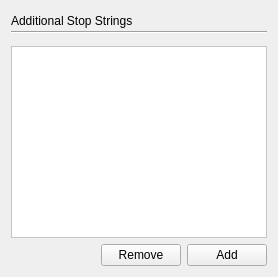
     <widget class="QWidget" name="tab_3">
      <attribute name="title">
       <string>Stopstrings</string>
      </attribute>
      <layout class="QGridLayout" name="gridLayout_5">
       <item row="0" column="0">
        <layout class="QVBoxLayout" name="verticalLayout_5">
         <item>
          <layout class="QVBoxLayout" name="verticalLayout_6">
           <property name="spacing">
            <number>0</number>
           </property>
           <property name="bottomMargin">
            <number>6</number>
           </property>
           <item>
            <layout class="QHBoxLayout" name="horizontalLayout_8">
             <property name="spacing">
              <number>0</number>
             </property>
             <item>
              <widget class="QLabel" name="label_5">
               <property name="text">
                <string>Additional Stop Strings</string>
               </property>
              </widget>
             </item>
             <item>
              <spacer name="horizontalSpacer_6">
               <property name="orientation">
                <enum>Qt::Horizontal</enum>
               </property>
               <property name="sizeHint" stdset="0">
                <size>
                 <width>40</width>
                 <height>20</height>
                </size>
               </property>
              </spacer>
             </item>
            </layout>
           </item>
           <item>
            <widget class="Line" name="line_3">
             <property name="sizePolicy">
              <sizepolicy hsizetype="Expanding" vsizetype="Fixed">
               <horstretch>0</horstretch>
               <verstretch>0</verstretch>
              </sizepolicy>
             </property>
             <property name="minimumSize">
              <size>
               <width>40</width>
               <height>0</height>
              </size>
             </property>
             <property name="maximumSize">
              <size>
               <width>600</width>
               <height>16777215</height>
              </size>
             </property>
             <property name="orientation">
              <enum>Qt::Horizontal</enum>
             </property>
            </widget>
           </item>
          </layout>
         </item>
         <item>
          <widget class="QListWidget" name="listWidgetLightRAG_2">
           <property name="styleSheet">
            <string notr="true">background-color: rgb(255, 255, 255);
alternate-background-color: rgb(207, 207, 207);</string>
           </property>
           <property name="alternatingRowColors">
            <bool>true</bool>
           </property>
          </widget>
         </item>
         <item>
          <layout class="QHBoxLayout" name="horizontalLayout_9">
           <item>
            <spacer name="horizontalSpacer_7">
             <property name="orientation">
              <enum>Qt::Horizontal</enum>
             </property>
             <property name="sizeHint" stdset="0">
              <size>
               <width>40</width>
               <height>20</height>
              </size>
             </property>
            </spacer>
           </item>
           <item>
            <widget class="QPushButton" name="pushButtonLightRAGRemove_2">
             <property name="text">
              <string>Remove</string>
             </property>
            </widget>
           </item>
           <item>
            <widget class="QPushButton" name="pushButtonLightRAGAdd_2">
             <property name="text">
              <string>Add</string>
             </property>
            </widget>
           </item>
          </layout>
         </item>
        </layout>
       </item>
      </layout>
     </widget>
